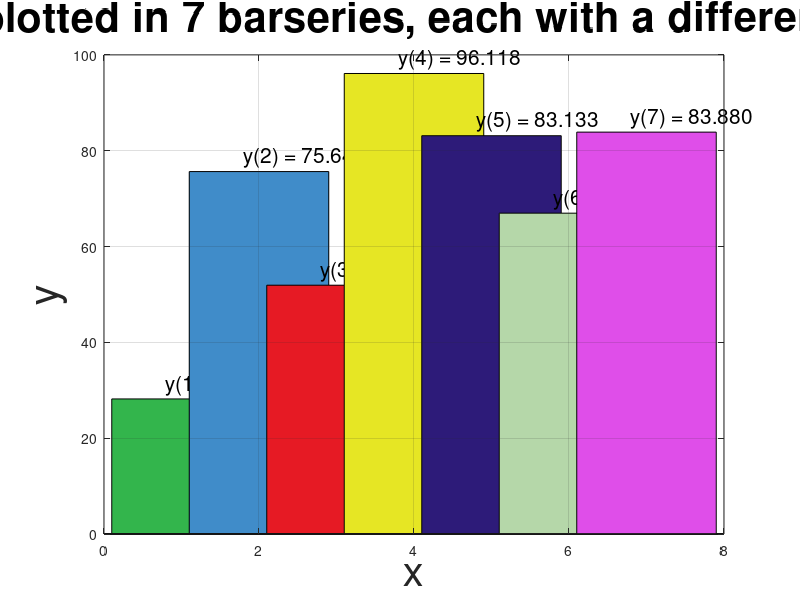

MATLAB code to generate this figure:
% Demo macro plot a bar chart and give a different color to each bar.
% Also plots the value of the bar above the bar.
clc;    % Clear the command window.
close all;  % Close all figures (except those of imtool.)
clear;  % Erase all existing variables.
workspace;  % Make sure the workspace panel is showing.
fontSize = 30;
format compact

% Ask user for the number of bars.
defaultValue = 7;
titleBar = 'Enter an integer value';
userPrompt = 'Enter the number of bars';
caUserInput = inputdlg(userPrompt, titleBar, 1, {num2str(defaultValue)});
if isempty(caUserInput),return,end; % Bail out if they clicked Cancel.
integerValue = round(str2double(cell2mat(caUserInput)));
% Check for a valid integer.
if isnan(integerValue)
    % They didn't enter a number.  
    % They clicked Cancel, or entered a character, symbols, or something else not allowed.
    integerValue = defaultValue;
    message = sprintf('I said it had to be an integer.\nI will use %d and continue.', integerValue);
    uiwait(warndlg(message));
end

% Define sample data in the range 20-80.
x = 1 : integerValue;
y = 20 + 80 * rand(integerValue)
numberOfBars = length(y);

button = menu('Use which colormap?', 'Custom', 'Random', 'Jet', 'Hot', 'Lines');
if button == 1
	% Make up a custom colormap specifying the color for each bar series.
	barColorMap(1,:) = [.2 .71 .3];	% Green Color for segment 1.
	barColorMap(2,:) = [.25 .55 .79];	% Blue Color for segment 2.
	barColorMap(3,:) = [.9 .1 .14];	% Red Color for segment 3.
	barColorMap(4,:) = [.9 .9 .14];	% Yellow Color for segment 4.
	% I have not defined any more than 4 colors in this demo.
	% For any number of bars beyond 4, just make up random colors.
	if numberOfBars > 4
		barColorMap(5:numberOfBars, 1:3) = rand(numberOfBars-4, 3);
	end
elseif button == 2
	% Example of using colormap with random colors
	barColorMap = rand(numberOfBars, 3); 
elseif button == 3
	% Example of using pre-defined jet colormap
	barColorMap = jet(numberOfBars); 
elseif button == 4
	% Example of using pre-defined Hot colormap
	barColorMap = hot(numberOfBars); 
else
	% Example of using pre-defined lines colormap
	barColorMap = lines(numberOfBars); 
end

% Plot each number one at a time, calling bar() for each y value.
barFontSize = 15;
for b = 1 : numberOfBars
	% Plot one single bar as a separate bar series.
	handleToThisBarSeries(b) = bar(x(b), y(b), 'BarWidth', 0.9);
	% Apply the color to this bar series.
	set(handleToThisBarSeries(b), 'FaceColor', barColorMap(b,:));
	% Place text atop the bar
	barTopper = sprintf('y(%d) = %.3f', x(b), y(b));
	text(x(b)-0.2, y(b)+3, barTopper, 'FontSize', barFontSize);
	hold on;
end

% Fancy up the graph.
grid on;
caption = sprintf('Data plotted in %d barseries, each with a different color', length(y));
title(caption, 'FontSize', fontSize);
xlabel('x', 'FontSize', fontSize);
ylabel('y', 'FontSize', fontSize);
% Restore the x tick marks.
set(gca, 'XTickMode', 'Auto');
% set(gca, 'XTickLabels', xTickLabels);
% Enlarge figure to full screen.
set(gcf, 'units','normalized','outerposition',[0 0 1 1]);
% Give a name to the title bar.
set(gcf,'name','Demo by ImageAnalyst','numbertitle','off');


